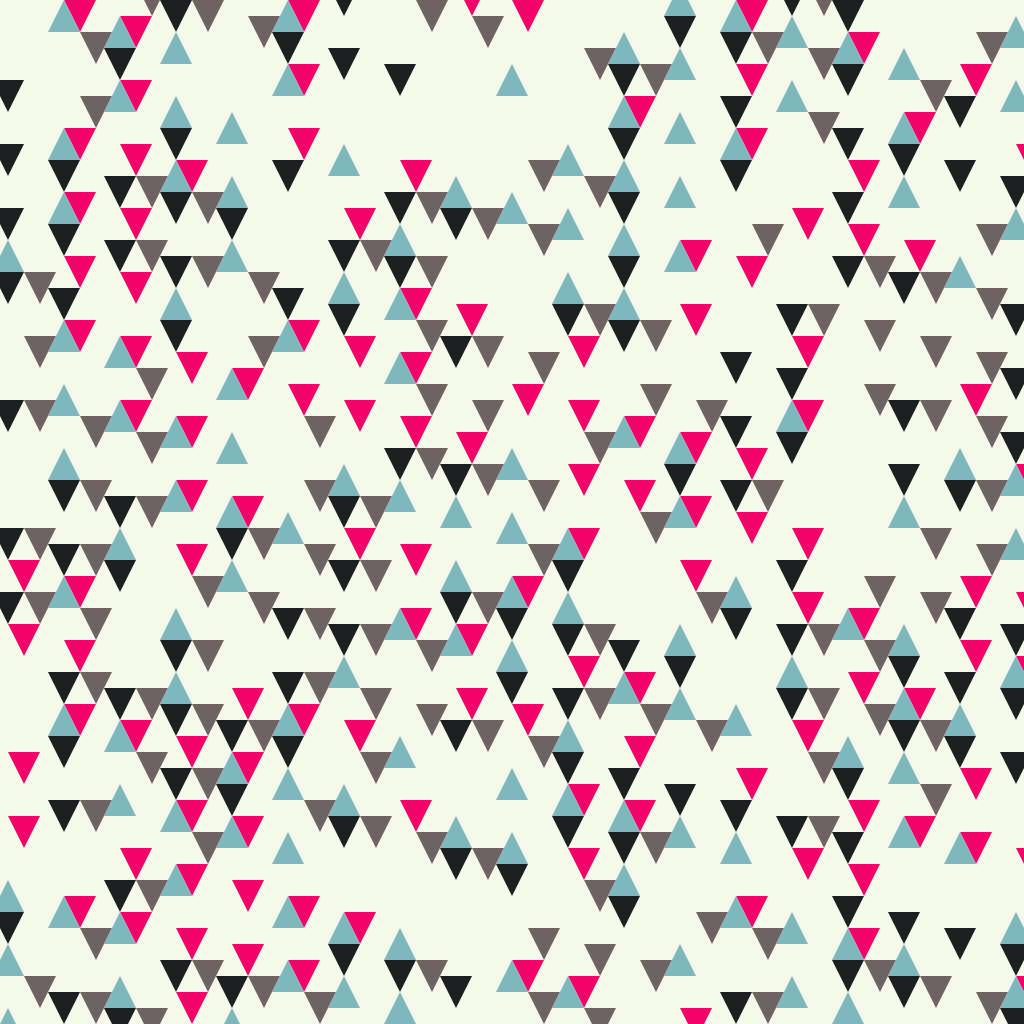
Frame 1 (no input)
Frame 60 (the mouse pressed at the canvas centre just before this capture): identical to frame 1, image omitted
Frame 120 (the mouse held since frame 60 and released just before this capture): identical to frame 1, image omitted

The Processing sketch that drew this single still picture (run headless with seeded random() and noise(); from frame 60 on, the mouse is pressed at the canvas centre):

// Processing sketch: trianglesRandom
// ── trianglesRandom.pde
color a, b, c, d, e;

void setup() {
  size(1024, 1024);
  colorMode(RGB, 255, 255, 255);
  noStroke();
  //a = color(205, 167, 20);
  //b = color(77, 86, 59);
  //c = color(42, 106, 105);
  //d = color(165, 89, 20);
  //e = color(146, 150, 127);
  
  a = color(29, 32, 33);
  b = color(110, 99, 98);
  c = color(127, 183, 190);
  d = color(241, 3, 106);
  e = color(245, 249, 233);
  
  color[] colorOrder = {a, b, c, d, e};

  background(e);

  int size = 32; 
  float fill_percentage = 45;
  for (int j=-64; j<=1024; j = j+64) {  
    for (int i=-64; i<=1024; i = i+56*4) {
      for (int k=0; k<4; k++) {
        //if(2*i+j < 1512){
        //  fill_percentage = 25;
        //}
        //else{
        //  fill_percentage = 55;
        //}
        
        fill(colorOrder[1]);
        //stroke(colorOrder[1]);
        if (random(100) < fill_percentage)
          triangle(i+32+k*56, j+16*k, i+k*56+64, j+16*k, i+32+16+56*k, j+32+16*k);
          
        fill(colorOrder[0]);
        //stroke(colorOrder[0]);
        if (random(100) < fill_percentage)
          triangle(i+k*56, j+16*k, i+k*56+size, j+16*k, i+k*56+size/2, j+size+16*k);
          
        fill(colorOrder[2]);
        //stroke(colorOrder[2]);
        if (random(100) < fill_percentage)
          triangle(i+k*56, j+16*k, i+k*56+32, j+16*k, i+k*56+16, j-32+16*k);
          
        fill(colorOrder[3]);
        //stroke(colorOrder[3]);
        if (random(100) < fill_percentage)
          triangle(i+16+k*56, j+32+16*k, i+16+k*56+32, j+32+16*k, i+k*56+32, j+64+16*k);
      }
    }
  }
  
  save("triangles.png");
}

void draw() {
}
